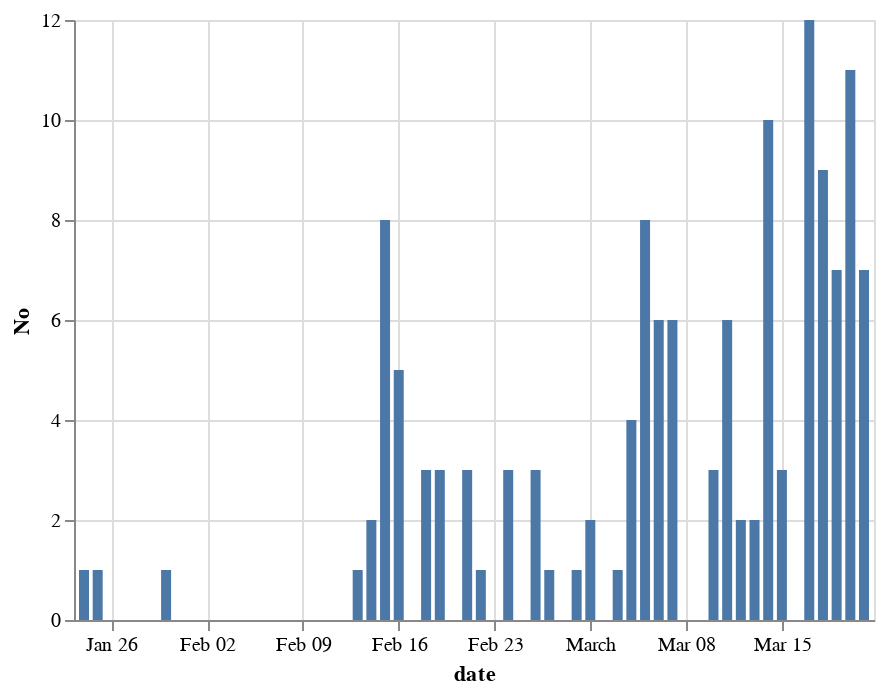

The notebook cell saved with this chart:
### Code cell
alt.Chart(df2).mark_bar().encode(
    x='date:T',
    y='No:Q',
)

### Figure 1 — Vega-Lite specification as saved in the notebook (floating-point values rounded to 4 significant figures)
{"config": {"view": {"continuousWidth": 400, "continuousHeight": 300}}, "data": {"name": "data-44beacf9f8e559ddcf78dcbe3719f162"}, "mark": "bar", "encoding": {"x": {"type": "temporal", "field": "date"}, "y": {"type": "quantitative", "field": "No"}}, "$schema": "https://vega.github.io/schema/vega-lite/v4.0.2.json", "datasets": {"data-44beacf9f8e559ddcf78dcbe3719f162": [{"No": 1, "date": "2020-01-24T00:00:00"}, {"No": 1, "date": "2020-01-25T00:00:00"}, {"No": 0, "date": "2020-01-26T00:00:00"}, {"No": 0, "date": "2020-01-27T00:00:00"}, {"No": 0, "date": "2020-01-28T00:00:00"}, {"No": 0, "date": "2020-01-29T00:00:00"}, {"No": 1, "date": "2020-01-30T00:00:00"}, {"No": 0, "date": "2020-01-31T00:00:00"}, {"No": 0, "date": "2020-02-01T00:00:00"}, {"No": 0, "date": "2020-02-02T00:00:00"}, {"No": 0, "date": "2020-02-03T00:00:00"}, {"No": 0, "date": "2020-02-04T00:00:00"}, {"No": 0, "date": "2020-02-05T00:00:00"}, {"No": 0, "date": "2020-02-06T00:00:00"}, {"No": 0, "date": "2020-02-07T00:00:00"}, {"No": 0, "date": "2020-02-08T00:00:00"}, {"No": 0, "date": "2020-02-09T00:00:00"}, {"No": 0, "date": "2020-02-10T00:00:00"}, {"No": 0, "date": "2020-02-11T00:00:00"}, {"No": 0, "date": "2020-02-12T00:00:00"}, {"No": 1, "date": "2020-02-13T00:00:00"}, {"No": 2, "date": "2020-02-14T00:00:00"}, {"No": 8, "date": "2020-02-15T00:00:00"}, {"No": 5, "date": "2020-02-16T00:00:00"}, {"No": 0, "date": "2020-02-17T00:00:00"}, {"No": 3, "date": "2020-02-18T00:00:00"}, {"No": 3, "date": "2020-02-19T00:00:00"}, {"No": 0, "date": "2020-02-20T00:00:00"}, {"No": 3, "date": "2020-02-21T00:00:00"}, {"No": 1, "date": "2020-02-22T00:00:00"}, {"No": 0, "date": "2020-02-23T00:00:00"}, {"No": 3, "date": "2020-02-24T00:00:00"}, {"No": 0, "date": "2020-02-25T00:00:00"}, {"No": 3, "date": "2020-02-26T00:00:00"}, {"No": 1, "date": "2020-02-27T00:00:00"}, {"No": 0, "date": "2020-02-28T00:00:00"}, {"No": 1, "date": "2020-02-29T00:00:00"}, {"No": 2, "date": "2020-03-01T00:00:00"}, {"No": 0, "date": "2020-03-02T00:00:00"}, {"No": 1, "date": "2020-03-03T00:00:00"}, {"No": 4, "date": "2020-03-04T00:00:00"}, {"No": 8, "date": "2020-03-05T00:00:00"}, {"No": 6, "date": "2020-03-06T00:00:00"}, {"No": 6, "date": "2020-03-07T00:00:00"}, {"No": 0, "date": "2020-03-08T00:00:00"}, {"No": 0, "date": "2020-03-09T00:00:00"}, {"No": 3, "date": "2020-03-10T00:00:00"}, {"No": 6, "date": "2020-03-11T00:00:00"}, {"No": 2, "date": "2020-03-12T00:00:00"}, {"No": 2, "date": "2020-03-13T00:00:00"}, {"No": 10, "date": "2020-03-14T00:00:00"}, {"No": 3, "date": "2020-03-15T00:00:00"}, {"No": 0, "date": "2020-03-16T00:00:00"}, {"No": 12, "date": "2020-03-17T00:00:00"}, {"No": 9, "date": "2020-03-18T00:00:00"}, {"No": 7, "date": "2020-03-19T00:00:00"}, {"No": 11, "date": "2020-03-20T00:00:00"}, {"No": 7, "date": "2020-03-21T00:00:00"}]}}
